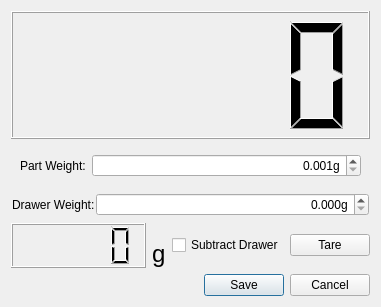
<?xml version="1.0" encoding="UTF-8"?>
<ui version="4.0">
 <class>PartsCounterDialog</class>
 <widget class="QDialog" name="PartsCounterDialog">
  <property name="geometry">
   <rect>
    <x>0</x>
    <y>0</y>
    <width>370</width>
    <height>307</height>
   </rect>
  </property>
  <property name="windowTitle">
   <string>Parts Counter Scale</string>
  </property>
  <layout class="QVBoxLayout" name="verticalLayout">
   <item>
    <widget class="QLCDNumber" name="count">
     <property name="sizePolicy">
      <sizepolicy hsizetype="Minimum" vsizetype="Preferred">
       <horstretch>0</horstretch>
       <verstretch>2</verstretch>
      </sizepolicy>
     </property>
    </widget>
   </item>
   <item>
    <widget class="QWidget" name="part_weight_widget" native="true">
     <layout class="QHBoxLayout" name="horizontalLayout">
      <item>
       <widget class="QLabel" name="lbl_part_weight">
        <property name="text">
         <string>Part Weight:</string>
        </property>
       </widget>
      </item>
      <item>
       <widget class="QDoubleSpinBox" name="part_weight">
        <property name="sizePolicy">
         <sizepolicy hsizetype="Preferred" vsizetype="Fixed">
          <horstretch>1</horstretch>
          <verstretch>0</verstretch>
         </sizepolicy>
        </property>
        <property name="alignment">
         <set>Qt::AlignRight|Qt::AlignTrailing|Qt::AlignVCenter</set>
        </property>
        <property name="suffix">
         <string>g</string>
        </property>
        <property name="decimals">
         <number>3</number>
        </property>
        <property name="minimum">
         <double>0.001000000000000</double>
        </property>
        <property name="maximum">
         <double>500.000000000000000</double>
        </property>
        <property name="singleStep">
         <double>0.100000000000000</double>
        </property>
        <property name="value">
         <double>0.001000000000000</double>
        </property>
       </widget>
      </item>
     </layout>
    </widget>
   </item>
   <item>
    <widget class="QWidget" name="drawer_weight_widget" native="true">
     <layout class="QHBoxLayout" name="horizontalLayout_2">
      <property name="spacing">
       <number>1</number>
      </property>
      <property name="leftMargin">
       <number>1</number>
      </property>
      <property name="topMargin">
       <number>1</number>
      </property>
      <property name="rightMargin">
       <number>1</number>
      </property>
      <property name="bottomMargin">
       <number>1</number>
      </property>
      <item>
       <widget class="QLabel" name="lbl_drawer_weight">
        <property name="text">
         <string>Drawer Weight:</string>
        </property>
       </widget>
      </item>
      <item>
       <widget class="QDoubleSpinBox" name="drawer_weight">
        <property name="sizePolicy">
         <sizepolicy hsizetype="Preferred" vsizetype="Fixed">
          <horstretch>1</horstretch>
          <verstretch>0</verstretch>
         </sizepolicy>
        </property>
        <property name="alignment">
         <set>Qt::AlignRight|Qt::AlignTrailing|Qt::AlignVCenter</set>
        </property>
        <property name="suffix">
         <string>g</string>
        </property>
        <property name="decimals">
         <number>3</number>
        </property>
        <property name="maximum">
         <double>500.000000000000000</double>
        </property>
        <property name="singleStep">
         <double>0.100000000000000</double>
        </property>
       </widget>
      </item>
     </layout>
    </widget>
   </item>
   <item>
    <layout class="QHBoxLayout" name="horizontalLayout_3">
     <item>
      <widget class="QLCDNumber" name="weight">
       <property name="sizePolicy">
        <sizepolicy hsizetype="Minimum" vsizetype="Fixed">
         <horstretch>0</horstretch>
         <verstretch>0</verstretch>
        </sizepolicy>
       </property>
       <property name="minimumSize">
        <size>
         <width>135</width>
         <height>45</height>
        </size>
       </property>
       <property name="digitCount">
        <number>5</number>
       </property>
      </widget>
     </item>
     <item>
      <widget class="QLabel" name="lbl_weight_units">
       <property name="font">
        <font>
         <family>Arial</family>
         <pointsize>18</pointsize>
        </font>
       </property>
       <property name="text">
        <string>g</string>
       </property>
       <property name="alignment">
        <set>Qt::AlignBottom|Qt::AlignLeading|Qt::AlignLeft</set>
       </property>
      </widget>
     </item>
     <item>
      <widget class="QCheckBox" name="sub_drawer">
       <property name="toolTip">
        <string>Subtract the weight of a single drawer before counting.</string>
       </property>
       <property name="text">
        <string>Subtract Drawer</string>
       </property>
      </widget>
     </item>
     <item>
      <widget class="QPushButton" name="tare">
       <property name="text">
        <string>Tare</string>
       </property>
      </widget>
     </item>
    </layout>
   </item>
   <item>
    <widget class="QDialogButtonBox" name="buttons">
     <property name="orientation">
      <enum>Qt::Horizontal</enum>
     </property>
     <property name="standardButtons">
      <set>QDialogButtonBox::Cancel|QDialogButtonBox::Save</set>
     </property>
    </widget>
   </item>
  </layout>
 </widget>
 <resources/>
 <connections>
  <connection>
   <sender>buttons</sender>
   <signal>accepted()</signal>
   <receiver>PartsCounterDialog</receiver>
   <slot>accept()</slot>
   <hints>
    <hint type="sourcelabel">
     <x>248</x>
     <y>254</y>
    </hint>
    <hint type="destinationlabel">
     <x>157</x>
     <y>274</y>
    </hint>
   </hints>
  </connection>
  <connection>
   <sender>buttons</sender>
   <signal>rejected()</signal>
   <receiver>PartsCounterDialog</receiver>
   <slot>reject()</slot>
   <hints>
    <hint type="sourcelabel">
     <x>316</x>
     <y>260</y>
    </hint>
    <hint type="destinationlabel">
     <x>286</x>
     <y>274</y>
    </hint>
   </hints>
  </connection>
 </connections>
</ui>
